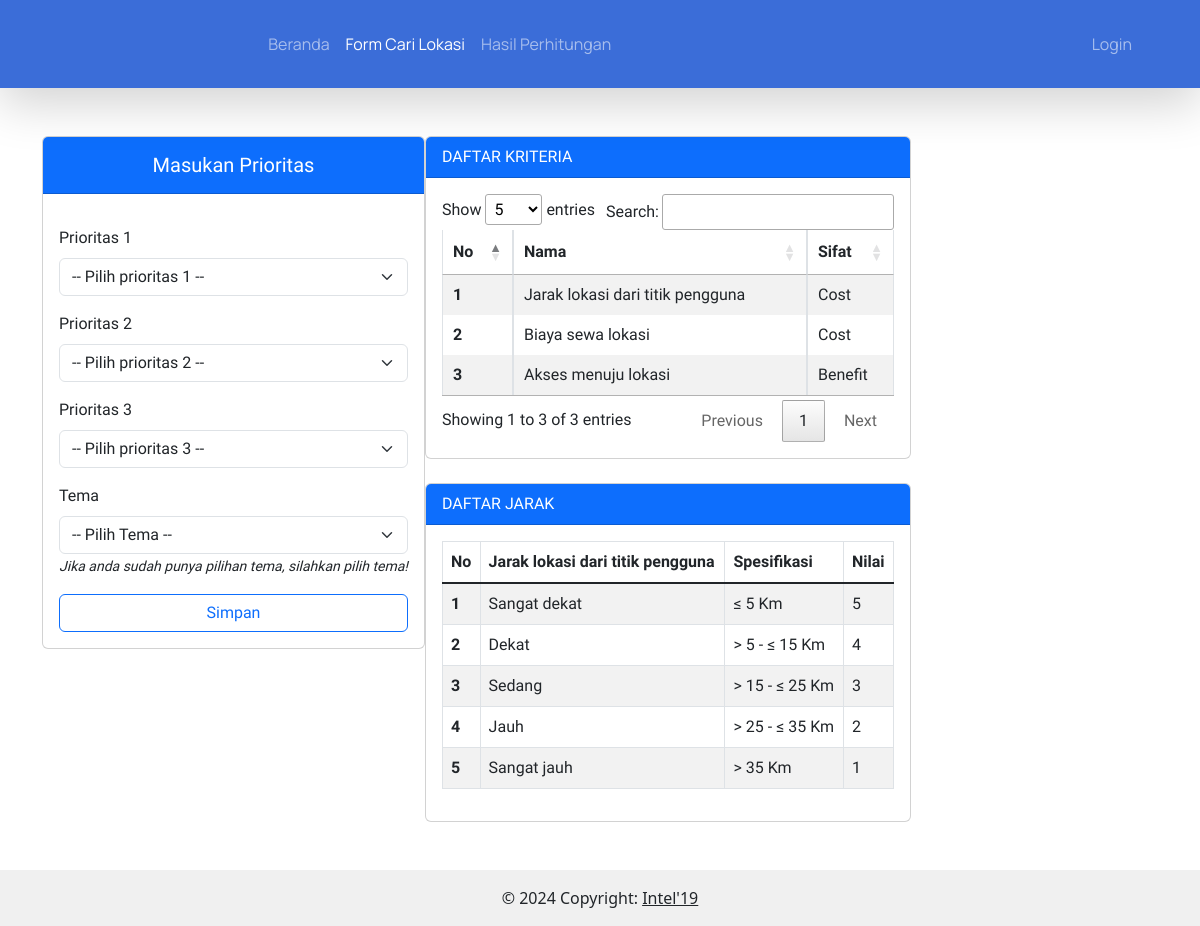
The app's page /user/kriteria.php with its own data.
### tables this page shows
CREATE TABLE `kriteria` (
  `id_kriteria` char(2) NOT NULL,
  `nama_kriteria` varchar(50) NOT NULL,
  `jenis_kriteria` varchar(30) NOT NULL,
  `bobot_kriteria` double(2,2) NOT NULL
);

CREATE TABLE `sub_kriteria` (
  `id_sub_kriteria` int(5) NOT NULL,
  `nama_sub_kriteria` varchar(150) NOT NULL,
  `spesifikasi` varchar(30) NOT NULL,
  `bobot_sub_kriteria` int(11) NOT NULL,
  `f_id_kriteria` char(2) NOT NULL
);

### config.php (called while the page is built, shortened)
<?php
function connectDatabase()
{
    $conn = new mysqli(DB_HOST, DB_USERNAME, DB_PASSWORD, DB_NAME);
    return $conn;
}
?>

### user/functions/kriteria.php (called while the page is built, shortened)
<?php
require_once '../config.php';
class Kriteria{
    private $db;
    public function __construct()
    {
        $this->db = connectDatabase();
    }
    public function getSubKriteriaJarak()
    {
        return $this->db->query("SELECT `sub_kriteria`.`nama_sub_kriteria`, `sub_kriteria`.`spesifikasi`, `sub_kriteria`.`bobot_sub_kriteria` FROM `sub_kriteria` JOIN `kriteria` ON `kriteria`.`id_kriteria`= `sub_kriteria`.`f_id_kriteria` WHERE `kriteria`.`id_kriteria`='C1';");
    }
    public function getKriteria()
    {
        return $this->db->query("SELECT * FROM `kriteria`");
    }
}
$Kriteria = new Kriteria();
?>

### user/kriteria.php (the view, shortened to what this page needs)
<?php
require_once './../includes/header.php';
require_once './functions/kriteria.php';
$data_Kriteria = $Kriteria->getKriteria();
$data_SubKriteriaJarak = $Kriteria->getSubKriteriaJarak();
$dataKriteria = [];
foreach ($data_Kriteria as $key => $row) {
    $dataKriteria[] =
    [
        'id_kriteria' => $row['id_kriteria'],
        'nama' => $row['nama_kriteria']
    ];
}
?>
<div class="container" style="font-family: 'Prompt', sans-serif">
    <div class="row">
        <div class="d-flex">
            <div class="col-xxl-3 mb-xxl-3 mt-5">
                <div class="card">
                    <div class="card-header bg-primary">
                        <h5 class="text-center text-white pt-2 col-12 btn-outline-primary">
                            Masukan Prioritas
                        </h5>
                    </div>
                    <form method="post" action="./hasil.php">
                        <div class="card-body">
                            <?php $jumlah_kriteria = count($dataKriteria); ?>
                            <?php for ($i=1; $i <= $jumlah_kriteria; $i++): ?>
                            <div class="mb-3 mt-3">
                                <label for="prioritas_<?= $i ?>" class="form-label">Prioritas <?= $i ?></label>
                                <select class="form-select prioritas-select" id="prioritas_<?= $i ?>" name="prioritas[]"
                                    required>
                                    <option value="">-- Pilih prioritas <?= $i ?> --</option>
                                </select>
                            </div>
                            <?php endfor; ?>
                            <div class="mb-3 mt-3">
                                <label for="tema" class="form-label">Tema</label>
                                <select class="form-select" id="tema" name="tema">
                                    <option value="">-- Pilih Tema --</option>
                                </select>
                                <small><i>Jika anda sudah punya pilihan tema, silahkan pilih tema!</i></small>
                            </div>
                            <button type="submit" name="simpan-prioritas" class="btn col-12 btn-outline-primary">
                                Simpan
                            </button>
                        </div>
                    </form>
                </div>
            </div>
            <div class="col-xxl-9 mt-5 ms-xxl-5">
                <div class="card">
                    <div class="card-header bg-primary text-white">DAFTAR KRITERIA</div>
                    <div class="card-body">
                        <div class="table-responsive">
                            <table class="table table-striped table-bordered nowrap" style="width:100%" id="table">
                                <thead>
                                    <tr>
                                        <th scope="col">No</th>
                                        <th scope="col">Nama</th>
                                        <th scope="col">Sifat</th>
                                    </tr>
                                </thead>
                                <tbody class="table-group-divider">
                                    <?php foreach ($data_Kriteria as $key => $kriteria):?>
                                    <tr>
                                        <th scope="row"><?=$key+1;?></th>
                                        <td><?=$kriteria['nama_kriteria'];?></td>
                                        <td><?=$kriteria['jenis_kriteria'];?></td>
                                    </tr>
                                    <?php endforeach;?>
                                </tbody>
                            </table>
                        </div>
                    </div>
                </div>
                <?php if(!empty($data_SubKriteriaJarak)): ?>
                <div class="card mt-4">
                    <div class="card-header bg-primary text-white">DAFTAR JARAK</div>
                    <div class="card-body">
                        <div class="table-responsive">
                            <table class="table table-striped table-bordered nowrap" style="width:100%" id="table">
                                <thead>
                                    <tr>
                                        <th scope="col">No</th>
                                        <th scope="col">Jarak lokasi dari titik pengguna</th>
                                        <th scope="col">Spesifikasi</th>
                                        <th scope="col">Nilai</th>
                                    </tr>
                                </thead>
                                <tbody class="table-group-divider">
                                    <?php foreach ($data_SubKriteriaJarak as $key => $sub_jarak):?>
                                    <tr>
                                        <th scope="row"><?=$key+1;?></th>
                                        <td><?=$sub_jarak['nama_sub_kriteria'];?></td>
                                        <td><?=$sub_jarak['spesifikasi'];?></td>
                                        <td><?=$sub_jarak['bobot_sub_kriteria'];?></td>
                                    </tr>
                                    <?php endforeach;?>
                                </tbody>
                            </table>
                        </div>
                    </div>
                </div>
                <?php endif;?>
            </div>
        </div>
    </div>
</div>
<?php
require_once './../includes/footer.php';
?>

### records on screen
kriteria: nama_kriteria "Jarak lokasi dari titik pengguna", jenis_kriteria "Cost"
kriteria: nama_kriteria "Biaya sewa lokasi", jenis_kriteria "Cost"
kriteria: nama_kriteria "Akses menuju lokasi", jenis_kriteria "Benefit"
sub_kriteria: nama_sub_kriteria "Sangat dekat", spesifikasi "≤ 5 Km", bobot_sub_kriteria "5"
sub_kriteria: nama_sub_kriteria "Dekat", spesifikasi "> 5 - ≤ 15 Km", bobot_sub_kriteria "4"
sub_kriteria: nama_sub_kriteria "Sedang", spesifikasi "> 15 - ≤ 25 Km", bobot_sub_kriteria "3"
sub_kriteria: nama_sub_kriteria "Jauh", spesifikasi "> 25 - ≤ 35 Km", bobot_sub_kriteria "2"
sub_kriteria: nama_sub_kriteria "Sangat jauh", spesifikasi "> 35 Km", bobot_sub_kriteria "1"
